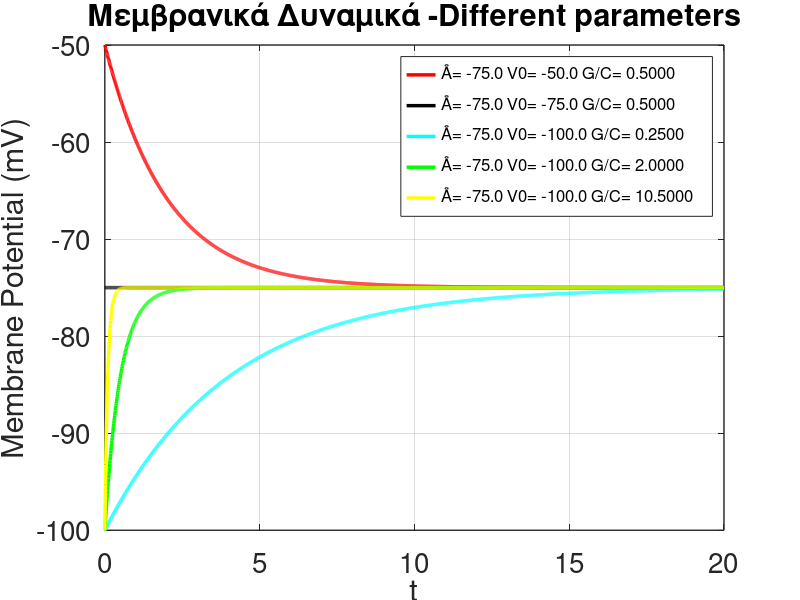

Source code (MATLAB):
clear all; 
clf;

%% Function definition %%%
function res = membrane_potential(t, p)
   % p is 1x4 vector for the parameters of the equation
   E  = p(1)  % E = Nernst potential
   V0 = p(2)  % V0 = Potential at t = 0 
   G  = p(3)  % G = conductance of the membrane
   C  = p(4)  % C = capacitance    
   res =  E - (E - V0)*exp(-(G/C)*t) 
end;


% declare a cell of 1x5 strings to be used as legend initial value  %
% since we will have 5 different cases

lgnd = {"", "", "", "",""}


%%%%%%% Parameter vector  - 5 sets of params %%%%%%%%%%%%
%%                                                     %%
%%    First three cases = relationship between e, V0   %%
%%    The other two concentrate on the ratio g/C       %%  
%%                                                     %%
%%%%%%%%%%%%%%%%%%%%%%%%%%%%%%%%%%%%%%%%%%%%%%%%%%%%%%%%% 

params = [-75 -50 0.02 0.04;  
           -75 -75 0.02 0.04;
           -75 -100 0.01 0.04;
           -75 -100 0.04 0.02;
           -75 -100 4.2 0.4]

% loop through the rows of params vector and calculate function values %
for i = 1:5 % we have 5 input parameter sets  
    for j = 1:2001 % time values from 0.0..1 with step 0.01 
        t(i,j) = (j-1)/100;
        funcg(i, j) =  membrane_potential (t(i,j), params(i,:));
    end
    % create also a legend for each graph
    lgnd{i} = sprintf("Å= %2.1f V0= %2.1f G/C= %2.4f \n", params(i, 1), params(i, 2), params(i, 3)/params(i, 4))
end


% plot the graphs
plot(t(1,:), funcg(1,:),' r', 'linewidth', 2.5, 
     t(2,:), funcg(2,:),' k', 'linewidth', 2.5, 
     t(3,:), funcg(3,:),' c', 'linewidth', 2.5,
     t(4,:), funcg(4,:),' g', 'linewidth', 2.5,
     t(5,:), funcg(5,:),' y', 'linewidth', 2.5)
     


% display specifics %
xlabel('t')
ylabel('Membrane Potential (mV)')

% set grid on
grid on                                   

% additional display properties
set(gca, 'fontsize', 20, 'linewidth', 1)  
title('Μεμβρανικά Δυναμικά -Different parameters')

% add a legend
legend (lgnd{1}, lgnd{2}, lgnd{3}, lgnd{4}, lgnd{5},"location", "northeast");                
set (legend, "fontsize", 12);
